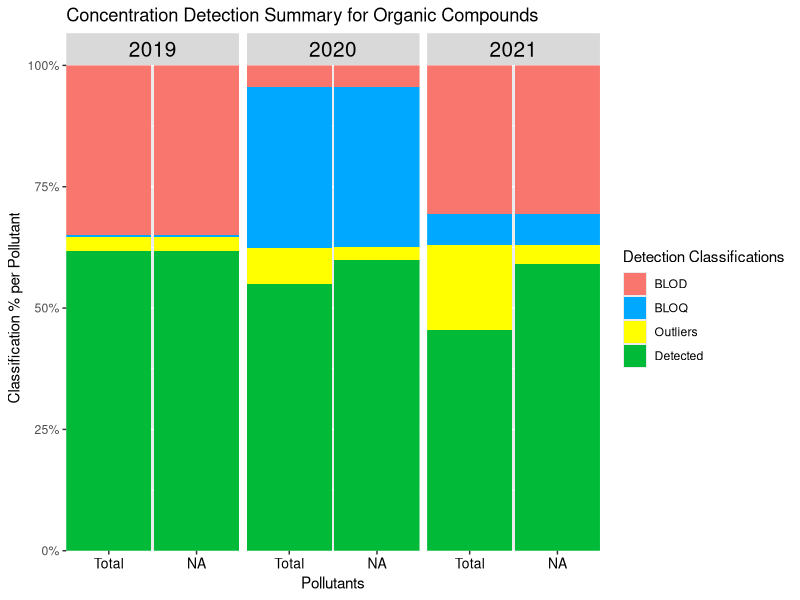
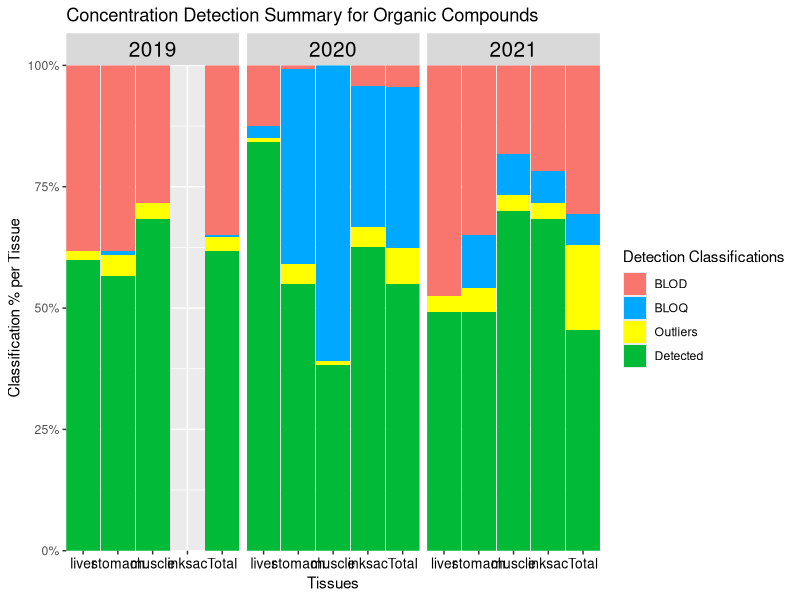
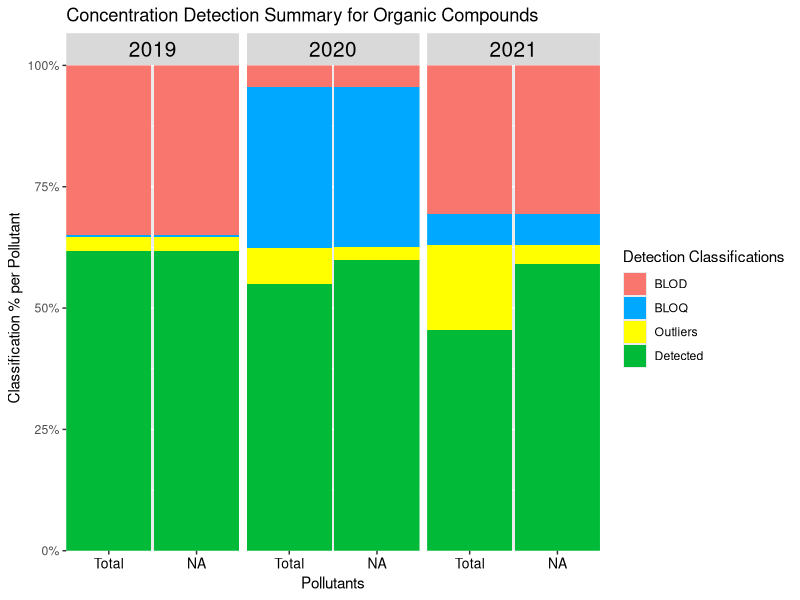
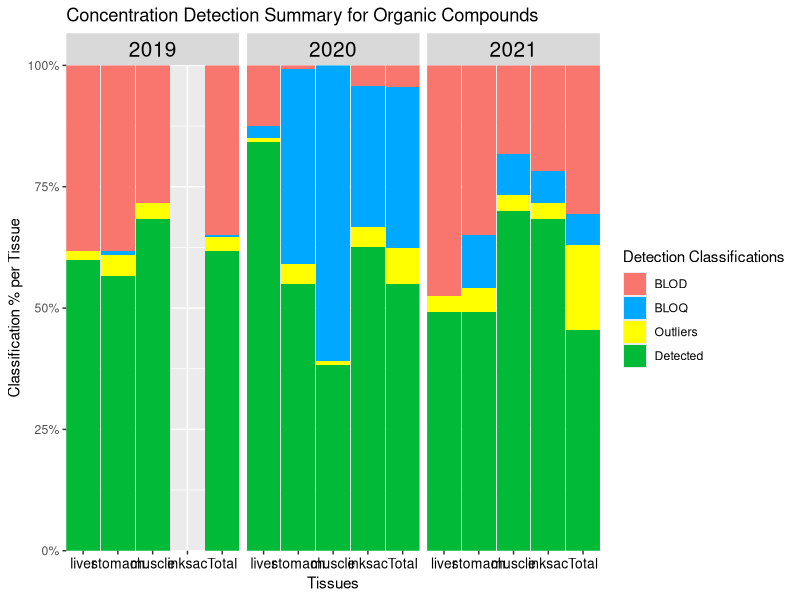

Source code (R) for these figures, in order:
#LOADING LIBRARIES----
library(ggplot2)  # For plotting graphs
library(grid) # for creating, modifying, and arranging graphical objects ("grobs") like text, lines, rectangles, and complex layouts.
library(dplyr) # for data manipulation
library(tidyr) # For a collection of R packages used for data manipulation and visualization.
library(stringr) # For String Manipulation
library(tibble) # for modern, user-friendly reimagining of data frames with better printing and subsetting features.
library(openxlsx) # for  reading, writing, and editing Excel files directly from R.



#Data Processor Function before doing analysis
#IT is recommended that the 'Keep_LOQ_values' argument remain as FALSE to remove all values below blank control (BB) or LOQ (BLOQ) to get a more accurate figure for the number of outliers within the dataset for the detection summary otherwise it will also classify values that are BB or BLOQ  as outliers leading to double counting.
process_dataset_for_detection_summary <- function(data, keep_LOQ_values=FALSE) {
  # Check if the dataset is Trace Metals.
  if (grepl("Metal", colnames(data)[16])) {
    
    # Processing for Trace Metals dataset
    data <- data %>%
      relocate(1:15, colnames(data)[16:25]) %>%
      mutate(across(4, ~ paste0(., ".")))  # Add "." to column 4
    
    # FUNCTIONS TO HELP MODIFY ID NUMBERS FOR FURTHER ANALYSIS (HM)
    ID_num_modifier <- function(x){#padding 0 to first two digits
      if (str_detect(substring(x[4],1,2),"\\.") == TRUE){ 
        modified_id=paste('0',substring(x[4],1,))
        modified_id<- gsub(" ", "",  modified_id)
        x[4] <- gsub(substring(x[4],1,), modified_id,  x[4])
      }
      return(x)
    }
    
    
    # Apply the 'ID_num_modifier' function and remove "." from the 'Area' column for data version 1 with numerical values as concentrationentrations
    data1 <- as.data.frame(t(apply(data, MARGIN = 1, ID_num_modifier)))
    data1$ID_num <- gsub("\\.", "", data1$ID_num)
    
    # Apply the 'ID_num_modifier' function and remove "." from the 'Area' column for data version 2 with classification groups (categorical values) representing concentration values
    data2 <- as.data.frame(t(apply(data, MARGIN = 1, ID_num_modifier)))
    data2$ID_num <- gsub("\\.", "", data2$ID_num)
    
    if(keep_LOQ_values == FALSE){
      cat("The LOQ values were replaced with 0.\n")
      # Replace "BLOQ" values with 0 in the relevant columns (16:25)
      data1[, 16:25] <- lapply(data1[, 16:25], gsub, pattern = ".*BLOQ.*", replacement = 0)
      data1[,c(16:25)] <- lapply(data1[,c(16:25)], gsub, pattern = ".*BB.*", replacement = 0)
      data1[,c(16:25)] <- lapply(data1[,c(16:25)], gsub, pattern = "^0$", replacement = 0)
      data1[,c(16:25)]  <- lapply(data1[,c(16:25)] , gsub, pattern = "N/A", replacement = 0)
      
      data2[,c(16:25)] <- lapply(data2[,c(16:25)], gsub, pattern = ".*BLOQ.*", replacement = 'BLOQ')
      data2[,c(16:25)] <- lapply(data2[,c(16:25)], gsub, pattern = ".*BB.*", replacement = 'BLOQ')
      data2[,c(16:25)] <- lapply(data2[,c(16:25)], gsub, pattern = "^0$", replacement = 'BLOD')
      data2[,c(16:25)]  <- lapply(data2[,c(16:25)] , gsub, pattern = "N/A", replacement = 'BLOD')
      data2[,c(16:25)] <- lapply(data2[,c(16:25)], gsub, pattern = "[0-9.]+", replacement = "Detected")
      return(list(dataset_with_numerical_values=data1, dataset_with_categorical_values=data2))
      
    }else{
      # Removing "BLOQ" and "BB" values in the relevant columns (16:25)
      data1[, 16:25] <- lapply(data1[, 16:25], gsub, pattern = " BLOQ", replacement = "")
      data1[,c(16:25)] <- lapply(data1[,c(16:25)], gsub, pattern = " BB", replacement = "")
      data1[,c(16:25)] <- lapply(data1[,c(16:25)], gsub, pattern = "^0$", replacement = 0)
      data1[,c(16:25)]  <- lapply(data1[,c(16:25)] , gsub, pattern = "N/A", replacement = 0)
      
      data2[,c(16:25)] <- lapply(data2[,c(16:25)], gsub, pattern = ".*BLOQ.*", replacement = 'BLOQ')
      data2[,c(16:25)] <- lapply(data2[,c(16:25)], gsub, pattern = ".*BB.*", replacement = 'BLOQ')
      data2[,c(16:25)] <- lapply(data2[,c(16:25)], gsub, pattern = "^0$", replacement = 'BLOD')
      data2[,c(16:25)]  <- lapply(data2[,c(16:25)] , gsub, pattern = "N/A", replacement = 'BLOD')
      data2[,c(16:25)] <- lapply(data2[,c(16:25)], gsub, pattern = "[0-9.]+", replacement = "Detected")
      
      process_with_user_input <- function() {
        # Ask the user if they want to keep LOQ values
        keep_loq <- readline(prompt = "Do you want to keep the original LOQ values? (yes/no): ")
        
        if (tolower(keep_loq) == "yes") {
          cat("You chose to keep LOQ values.\n")
          return("Keep LOQ") # Return a clear message indicating the choice
        } else if (tolower(keep_loq) == "no") {
          multiplier <- NA
          while (is.na(multiplier)) {
            user_input <- readline(prompt = "What number do you want to multiply the LOQ values by? ")
            multiplier <- suppressWarnings(as.numeric(user_input))
            
            if (is.na(multiplier)) {
              cat("Invalid input. Please enter a numeric value.\n")
            }
          }
          
          cat("You chose a multiplier of ", multiplier, ".\n")
          return(multiplier) # Return the chosen multiplier
        } else {
          cat("Invalid input. Please answer with 'yes' or 'no'.\n")
          return(NULL) # Return NULL for invalid input
        }
      }
      
      # To get user input for 
      user_choice <- process_with_user_input()
      
      # Modify "BLOQ" and "BB" values with userinput in the relevant columns (16:25)
      process_data <- function(data, multiplier) {
        # Validate user input
        if (is.na(multiplier)) {
          stop("Invalid multiplier. Please enter a numeric value.")
        }
        
        data1[, 16:25] <- lapply(16:25, function(index) {
          column <- data[[index]]  # Extract the column
          # Identify which values contain "BLOQ" or "BB"
          bloq_bb_mask <- grepl(" BLOQ| BB", column)
          # Remove "BLOQ" and "BB" text and convert to numeric
          cleaned_column <- suppressWarnings(as.numeric(gsub(" BLOQ| BB", "", column)))
          
          # Multiply only the masked values by the multiplier
          if (is.numeric(multiplier)) {
            cleaned_column[bloq_bb_mask] <- cleaned_column[bloq_bb_mask] * multiplier
          }
          
          # Return the updated column
          return(cleaned_column)
        })
        
        # Return the updated dataset
        return(list(dataset_with_numerical_values=data1, dataset_with_categorical_values=data2))
      }
      data1 <-process_data(data, user_choice)
      #return(list(dataset_with_numerical_values=data1, dataset_with_categorical_values=data2))
    }
    
  } else {
    # Processing for Organic Compounds dataset
    data <- data %>%
      relocate(Area, .after = ID_num) %>%
      mutate(across(4, ~ paste0(., ".")))  # Add "." to column 4
    
    # Convert column 6 to lowercase
    data[, 6] <- tolower(data[, 6])
    
    
    # FUNCTIONS TO HELP MODIFY ID NUMBERS FOR FURTHER ANALYSIS (HM)
    ID_num_modifier <- function(x){#padding 0 to first two digits
      if (str_detect(substring(x[4],1,2),"\\.") == TRUE){ 
        sk=paste('0',substring(x[4],1,))
        sk<- gsub(" ", "",  sk)
        x[4] <- gsub(substring(x[4],1,), sk,  x[4])
      }
      return(x)
    }
    
    # Apply the 'ID_num_modifier' function and remove "." from the 'Area' column for data version 1 with numerical values as concentrations
    data1 <- as.data.frame(t(apply(data, MARGIN = 1, ID_num_modifier)))
    data1$ID_num <- gsub("\\.", "", data1$ID_num)
    
    # Apply the 'ID_num_modifier' function and remove "." from the 'Area' column for data version 2 with classification groups representing concentration values
    data2 <- as.data.frame(t(apply(data, MARGIN = 1, ID_num_modifier)))
    data2$ID_num <- gsub("\\.", "", data2$ID_num)
    
    if(keep_LOQ_values == FALSE){
      cat("The LOQ values were replaced with 0.\n")
      # Replace "BLOQ", "N/A", and "0" values with 0 in the relevant columns (16:19)
      data1[, 16:19] <- lapply(data1[, 16:19], gsub, pattern = ".*BLOQ.*", replacement = 0)
      data1[, 16:19] <- lapply(data1[, 16:19], gsub, pattern = "N/A", replacement = 0)
      data1[, 16:19] <- lapply(data1[, 16:19], gsub, pattern = "^0$", replacement = 0)
      
      data2[,c(16:19)] <- lapply(data2[,c(16:19)], gsub, pattern = ".*BLOQ.*", replacement = 'BLOQ')
      data2[,c(16:19)] <- lapply(data2[,c(16:19)], gsub, pattern = "^0$", replacement = 'BLOD')
      data2[,c(16:19)]  <- lapply(data2[,c(16:19)] , gsub, pattern = "N/A", replacement = 'BLOD')
      data2[,c(16:19)] <- lapply(data2[,c(16:19)], gsub, pattern = "[0-9.]+", replacement = "Detected")
      
      return(list(dataset_with_numerical_values=data1, dataset_with_categorical_values=data2))
      
    }else{
      # Removing "BLOQ" and  values in the relevant columns (16:19)
      data1[, 16:19] <- lapply(data1[, 16:19], gsub, pattern = " BLOQ", replacement = "")
      data1[, 16:19] <- lapply(data1[, 16:19], gsub, pattern = "N/A", replacement = 0)
      data1[, 16:19] <- lapply(data1[, 16:19], gsub, pattern = "^0$", replacement = 0)
      
      data2[,c(16:19)] <- lapply(data2[,c(16:19)], gsub, pattern = ".*BLOQ.*", replacement = 'BLOQ')
      data2[,c(16:19)] <- lapply(data2[,c(16:19)], gsub, pattern = "^0$", replacement = 'BLOD')
      data2[,c(16:19)]  <- lapply(data2[,c(16:19)] , gsub, pattern = "N/A", replacement = 'BLOD')
      data2[,c(16:19)] <- lapply(data2[,c(16:19)], gsub, pattern = "[0-9.]+", replacement = "Detected")
      
      process_with_user_input <- function() {
        # Ask the user if they want to keep LOQ values
        keep_loq <- readline(prompt = "Do you want to keep LOQ values? (yes/no): ")
        
        if (tolower(keep_loq) == "yes") {
          cat("You chose to keep LOQ values.\n")
          return("Keep LOQ") # Return a clear message indicating the choice
        } else if (tolower(keep_loq) == "no") {
          multiplier <- NA
          
          while (is.na(multiplier)) {
            user_input <- readline(prompt = "What number do you want to multiply the LOQ values by? ")
            multiplier <- suppressWarnings(as.numeric(user_input))
            
            if (is.na(multiplier)) {
              cat("Invalid input. Please enter a numeric value.\n")
            }
          }
          
          cat("You chose a multiplier of ", multiplier, ".\n")
          return(multiplier) # Return the chosen multiplier
        } else {
          cat("Invalid input. Please answer with 'yes' or 'no'.\n")
          return(NULL) # Return NULL for invalid input
        }
      }
      
      # To get user input for 
      user_choice <- process_with_user_input()
      
      # Modify "BLOQ" and "BB" values with userinput in the relevant columns (16:25)
      process_data <- function(data, multiplier) {
        # Validate user input
        if (is.na(multiplier)) {
          stop("Invalid multiplier. Please enter a numeric value.")
        }
        data1[, 16:19] <- lapply(16:19, function(index) {
          column <- data[[index]]  # Extract the column
          # Identify which values contain "BLOQ" or "BB"
          bloq_bb_mask <- grepl(" BLOQ| BB", column)
          # Remove "BLOQ" and "BB" text and convert to numeric
          cleaned_column <- suppressWarnings(as.numeric(gsub(" BLOQ| BB", "", column)))
          
          # Multiply only the masked values by the multiplier
          if (is.numeric(multiplier)) {
            cleaned_column[bloq_bb_mask] <- cleaned_column[bloq_bb_mask] * multiplier
          }
          
          # Return the updated column
          return(cleaned_column)
        })
        # Return the updated dataset
        return(list(dataset_with_numerical_values=data1, dataset_with_categorical_values=data2))
      }
      data1 <-process_data(data, user_choice)
      #return(list(dataset_with_numerical_values=data1, dataset_with_categorical_values=data2))
    }
  }
}


# Data Processing for Trace Metals dataset
tracemetals_data <- read.csv("Squid_Concentration_Analysis/1-Data_Preprocessing/Final_Results_For_Analysis/Final_TMresults_mgkg.csv", header = TRUE)
datasets_for_trace_metals <- process_dataset_for_detection_summary(tracemetals_data, keep_LOQ_values = FALSE) 


# Data Processing for Organic Compounds dataset
organiccompounds_data <- read.csv("Squid_Concentration_Analysis/1-Data_Preprocessing/Final_Results_For_Analysis/Final_OCresults_mgkg.csv", header = TRUE)
datasets_for_organic_compounds <- process_dataset_for_detection_summary(organiccompounds_data, keep_LOQ_values = FALSE)




#HELPER FUNCTIONS FOR PROCESSING DATA

#This helper function iterates through the dataset_for_numerical_values_per_tissue by row in the concentration column. If the concentration is three times the mean of the other concentrations within that dataset then it is flagged as an outlier. It also counts the number of outliers for each tissue in each year. 
#x=dataset_for_numerical_values_per_tissue which has already been subsetted per pollutant 
#y=input_dataset_numerical_values which is the initial dataset loaded before being subsetted.
outliercheck <- function(x, y){
  if (grepl("Metal", colnames(y)[16])) {
    column_range <- 16:25
    z<-y
  }else{
    column_range <- 16:19
    z<-y
  }
  
  #preparing empty lists to store results
  list0 <- list()
  list0names <- c()
  count_outliers<- c()
  
  #For loop iterates over dataset_for_numerical_values_per_tissue to find outlier based on compliance check. It iterates over each value within that dataset and if the value is three times the mean of the other values within that dataset then it is flagged as an outlier.
  for (row in 1:nrow(x)){
    if((as.numeric(x[row,'concentration']))>(3*mean(as.numeric(x[-row,'concentration'])))){
      count_outliers <- append(count_outliers, 1)
      x[row,'outlier'] <- 'yes'
    }else{
      count_outliers <- append(count_outliers, 0)
      x[row,'outlier'] <- 'no'
    }
  }
  
  #This dataset gives the  number of outliers for each tissue per pollutant and labelled as outlier count.
  final_count_outliers <- sum(count_outliers)
  list0<-append(list(final_count_outliers),list0, 0)
  name0 <- paste("summarized_categorical_values_1", sep = "")
  list0names <- append(list0names,name0)
  
  #This dataset tells you which value within the subsetted dataset is considered an outlier based on the rules set.
  list0<-append(list(x),list0, 0)
  name0 <- paste("outlier_detection_dataset1", sep = "")
  list0names <- append(list0names,name0)
  
  
  #NEED TO RECHECK THIS BECAUSE I MIGHT NOT NEED IT
  list0<-append(list(z),list0, 0)
  name0 <- paste("partial_input_dataset", sep = "")
  list0names <- append(list0names,name0)
  
  #Returning list to be further processsed
  return(outlier_dataset_list=list0)
}


#This helper function iterates uses the data_list input and subsets both the numerical and categoral datasets per year, pollutant and tissue for detailed processing of data distribution which includes summarizing the data per year, tissue and pollutant to find out which and how many of the concentration values using the classification categories (detected, below limit of quantification (BLOQ) and below limit of detection (BLOD) and Below blank control (BB)). In addition it uses the outliercheck function to detect and summarize the number of outliers in each subsetted dataset and returns summarized dataframes showing the detected outlier values and final datasets where the outliers are removed or not based on the users preference. It also returns the summarized categorical dataset showing the number of values for each category per year, pollutant and tissue.
summarizing_and_subsetting_datasets <- function (x, y, classification_categories, status_levels, column_range){
  
  
  #LOADING INPUT DATASETS
  #Loading datasets from lists to be subsetted later for data distribution processing
  Subset_of_dataset_with_numerical_values <- x[,c(column_range,1,3,6)]
  Subset_of_dataset_with_categorical_values <- y[,c(column_range,1,3,6)]
  
  
  
  input_dataset_numerical_values<-x #saving the dataset_with_numerical_values as the input dataset for outliercheck and fiinal_dataset creation
  #print(input_dataset_numerical_values)
  
  #loading classification categories
  {if(!is.na(classification_categories[1]))category1<-(classification_categories[1])}
  {if(!is.na(classification_categories[2]))category2<-(classification_categories[2])}
  {if(!is.na(classification_categories[3]))category3<-(classification_categories[3])}
  
  
  #HOUSEKEEPING BEFORE PROCESSING
  #Getting column names from datasets
  column_names <- colnames(input_dataset_numerical_values)[column_range]
  
  
  
  #arranging tissues into a vector specifically to rank them accoriding to toxicity (from tissue with highest toxicity to lowest)
  tissues <- c('liver', 'stomach', 'muscle', 'inksac')
  
  #Saving years as levels for for loop
  years <- levels(factor(input_dataset_numerical_values[,3]))
  
  #Changing loaded datasets to long format for further processing
  long_dataset_with_categorical_values <- Subset_of_dataset_with_categorical_values %>% pivot_longer(all_of(column_names), names_to = "pollutant", values_to = "status")
  
  long_dataset_with_numerical_values_no_zero <- Subset_of_dataset_with_numerical_values %>% pivot_longer(all_of(column_names), names_to = "pollutant", values_to = "concentration")%>%subset(concentration !=0)
  
  
  #CREATING EMPTY DATAFRAMES
  #Empty dataframe to store the accumulated yearly total for the categorical values to be visualized later
  summarized_categorical_values_full <- data.frame(matrix(ncol=8, nrow = 0), check.names = FALSE)
  colnames(summarized_categorical_values_full)<-c('year', 'pollutant', 'Tissue', 'Total_N', classification_categories, 'Outliers')
  
  #Empty dataset for outlier detection using numerical dataset
  full_dataset_for_outlier_detection_using_numerical_values <- data.frame(matrix(ncol=5, nrow = 0), check.names = FALSE)
  colnames(full_dataset_for_outlier_detection_using_numerical_values)<-c('year','Tissue', 'pollutant', 'concentration', 'outlier')
  
  #Empty dataset for outlier count.
  summarized_categorical_values_1 <- data.frame(matrix(ncol=8, nrow = 0), check.names = FALSE)
  colnames(summarized_categorical_values_1)<-c('year', 'pollutant', 'Tissue', 'Total_N', classification_categories, 'Outliers')
  
  
  #Empty dataset for accumulated input dataset.
  full_input_dataset <- data.frame(matrix(ncol=ncol(input_dataset_numerical_values), nrow = 0), check.names = FALSE)
  colnames(full_input_dataset)<-colnames(input_dataset_numerical_values)
  
  
  
  #SUBSETTING INPUT DATASETS
  for (h in 1:length(years)){ 
    year <- years[h] 
    # This empty dataset was constructed to record the yearly total for the categorical values to be visualized later
    summarized_categorical_values_1 <- data.frame(matrix(ncol=8, nrow = 0), check.names = FALSE)
    colnames(summarized_categorical_values_1)<-c('year', 'pollutant', 'Tissue', 'Total_N', classification_categories, 'Outliers')
    
    #Empty dataframes for accumulated categirical data
    summarized_categorical_values_2_accumulated <- data.frame(matrix(ncol=8, nrow = 0), check.names = FALSE)
    colnames(summarized_categorical_values_2_accumulated)<-c('year', 'pollutant', 'Tissue', 'Total_N', classification_categories, 'Outliers')
    
    
    long_dataset_with_categorical_values_per_year <-as.data.frame(filter(long_dataset_with_categorical_values, Year==year))
    long_dataset_with_numerical_values_per_year<-as.data.frame(filter(long_dataset_with_numerical_values_no_zero, Year==year))
    
    # Used to subset categorical and numerical datasets per pollutant
    for (i in 1:length(column_names)) {
      pollutant_name <- column_names[i] 
      #Empty dataset for outlier detection using numerical dataset
      outlier_detection_using_numerical_values <- data.frame(matrix(ncol=5, nrow = 0), check.names = FALSE)
      colnames(outlier_detection_using_numerical_values) <-c('year','Tissue', 'pollutant', 'concentration', 'outlier')
      
      
      dataset_for_categorical_values_per_pollutant <-as.data.frame(filter(long_dataset_with_categorical_values_per_year, pollutant==pollutant_name))
      dataset_for_numerical_values_per_pollutant <-as.data.frame(filter(long_dataset_with_numerical_values_per_year, pollutant== pollutant_name))
      
      
      # Used to subset categorical and numerical datasets per tissue
      for(j in 1:length(tissues)){ 
        tissue_name <- tissues[j] 
        dataset_for_categorical_values_per_tissue<-as.data.frame(filter(dataset_for_categorical_values_per_pollutant, Tissue==tissue_name))
        dataset_for_numerical_values_per_tissue<-as.data.frame(filter(dataset_for_numerical_values_per_pollutant, Tissue==tissue_name)%>%mutate(outlier=NA))
        
        
        #summarizing dataset based on the count of each classification category with the final column as the sum of the outlier for the detected values using dataset_for_numerical_values_per_tissue   
        summarized_categorical_values_1[1,1] <- year
        summarized_categorical_values_1[1,2] <- pollutant_name
        summarized_categorical_values_1[1,3] <- tissue_name
        summarized_categorical_values_1[1,4] <- nrow(dataset_for_categorical_values_per_tissue)
        summarized_categorical_values_1[1,5] <- sum(str_count(dataset_for_categorical_values_per_tissue$status,category1))
        summarized_categorical_values_1[1,6] <- sum(str_count(dataset_for_categorical_values_per_tissue$status,fixed(category2)))
        summarized_categorical_values_1[1,7] <- sum(str_count(dataset_for_categorical_values_per_tissue$status,category3))
        # This "if function" is mainly used to accommodate datasets after being subsetted for tissue with at least one or no entries. for example; inksac in 2019.
        if(nrow(dataset_for_numerical_values_per_tissue)>1){
          summarized_categorical_values_1[1,8] <- outliercheck(x=dataset_for_numerical_values_per_tissue, y=input_dataset_numerical_values)[[1]]
          outlier_detection_dataset1 <- outliercheck(x=dataset_for_numerical_values_per_tissue, y=input_dataset_numerical_values)[[2]]
          outlier_detection_using_numerical_values <- rbind(outlier_detection_using_numerical_values, outlier_detection_dataset1)
          partial_input_dataset <- outliercheck(x=dataset_for_numerical_values_per_tissue, y=input_dataset_numerical_values)[[3]]
          full_input_dataset <- rbind(full_input_dataset, partial_input_dataset)
        
        }else{ #If the number of rows for dataset_for_numerical_values_per_tissue is less than 1 then we run below code
          summarized_categorical_values_1[1,8] <- 0 #put 0 for last column in summarized_categorical_values_1 dataset
 
          #Reconstruct the dataset_for_numerical_values_per_tissue to record the dearth in data for this tissue.
          dataset_for_numerical_values_per_tissue[ 1,'Year'] <- paste(year)
          dataset_for_numerical_values_per_tissue[ 1,'pollutant'] <- paste(pollutant_name)
          dataset_for_numerical_values_per_tissue[ 1,'Tissue'] <- paste(tissue_name)
          
          #If the dataset_for_numerical_values_per_tissue has atleast 1 row then we just keep the concentration
          if(nrow(dataset_for_numerical_values_per_tissue)==1){
            dataset_for_numerical_values_per_tissue[1,'concentration'] <- paste(dataset_for_numerical_values_per_tissue[,'concentration'])
          }else{ #If the dataset_for_numerical_values_per_tissue has no rows then we put the concentration as 0
            dataset_for_numerical_values_per_tissue[ 1,'concentration'] <- 0 
          }
          #Whether the dataset_for_numerical_values_per_tissue has 1 or no rows then we record in the last column that there are no outliers sinc there will be no other values to compare that one value of no values with.
          dataset_for_numerical_values_per_tissue[ 1,'outlier'] <- 'no'
          
          #Accumulating the dataset_for_numerical_values_per_tissue for a final dataset for all tissues
          outlier_detection_using_numerical_values <- rbind(outlier_detection_using_numerical_values, dataset_for_numerical_values_per_tissue)
          
        }
        #Accumulating the summarized_categorical_values_1 dataset for a final dataset for all tissues
        summarized_categorical_values_2_accumulated <- rbind(summarized_categorical_values_2_accumulated,summarized_categorical_values_1)
        
      } #Tissue
      #Accumulating the outlier_detection_using_numerical_values dataset for a final dataset for all tissues
      
      full_dataset_for_outlier_detection_using_numerical_values <- rbind(full_dataset_for_outlier_detection_using_numerical_values, outlier_detection_using_numerical_values)
      
      
    }# pollutants
    summarized_categorical_values_full <- rbind(summarized_categorical_values_full,summarized_categorical_values_2_accumulated)
    
    summarized_categorical_values_yearly_total <- data.frame(matrix(ncol=8, nrow = 0), check.names = FALSE)
    colnames(summarized_categorical_values_yearly_total)<-c('year', 'pollutant', 'Tissue', 'Total_N',classification_categories, 'Outliers')
    
    #summarizing datasets based on the count of each classification category using the long_dataset_with_categorical_values_per_year for the yearly categorical values 
    summarized_categorical_values_yearly_total[1,1] <- year
    summarized_categorical_values_yearly_total[1,2] <- 'Total'
    summarized_categorical_values_yearly_total[1,3] <- 'Total'
    summarized_categorical_values_yearly_total[1,4] <- nrow(long_dataset_with_categorical_values_per_year) 
    summarized_categorical_values_yearly_total[1,5] <- sum(str_count(long_dataset_with_categorical_values_per_year$status,category1))
    summarized_categorical_values_yearly_total[1,6] <- sum(str_count(long_dataset_with_categorical_values_per_year$status,fixed(category2)))
    summarized_categorical_values_yearly_total[1,7] <- sum(str_count(long_dataset_with_categorical_values_per_year$status,category3))
    summarized_categorical_values_yearly_total[1,8] <- sum(as.numeric(summarized_categorical_values_full$Outliers))
    #Accumulating the summarized_categorical_values_yearly_total for each year into one dataset.
    summarized_categorical_values_full <- rbind(summarized_categorical_values_full, summarized_categorical_values_yearly_total)
  } #years
  summarized_categorical_values_full1 <- summarized_categorical_values_full
  
  for(row in 1:nrow(summarized_categorical_values_full1)) {
    summarized_categorical_values_full1[row,'Detected'] <- summarized_categorical_values_full1[row,'Detected']-summarized_categorical_values_full1[row,'Outliers']
  }
  status_levels<- status_levels
  final_dataset_categorical_values<- summarized_categorical_values_full1 %>% pivot_longer(all_of(status_levels), names_to = "status", values_to = "values")
  
  
  
  final_dataset_for_plotting_by_tissue <- final_dataset_categorical_values %>%group_by(status, Tissue,pollutant, year) %>%mutate(Percentage = (values/Total_N)* 100) #correct (status, Tissue,pollutant, year)
  
  
  final_dataset_for_plotting_by_pollutants <- final_dataset_categorical_values %>%
    filter(!(Tissue == "inksac" & year == 2019)) %>%  # Remove rows with inksacs and 2019
    group_by(status,pollutant, year) %>%
    mutate(Percentage = (values / Total_N) * 100)
  
  final_dataset_for_plotting_by_tissue[is.na(final_dataset_for_plotting_by_tissue) | final_dataset_for_plotting_by_tissue < 0] = 0
  
  final_dataset_for_plotting_by_pollutants[is.na(final_dataset_for_plotting_by_pollutants) | final_dataset_for_plotting_by_pollutants < 0] = 0

  
  print('Below are the final results from summarizing_and_subsetting_datasets function')
  cat("\n")
  print('This dataset is called summarized_categorical_values_full')
  print(head(summarized_categorical_values_full,10))
  cat("\n")
  cat("\n")
  print('This dataset is called outlier_detection_using_numerical_value')
  print(head(outlier_detection_using_numerical_values,10))
  cat("\n")
  cat("\n")
  print('This dataset is called final_dataset_for_plotting_by_tissues')
  print(head(as.data.frame(final_dataset_for_plotting_by_tissue),10))
  cat("\n")
  cat("\n")
  print('This dataset is called final_dataset_for_plotting_by_pollutants')
  print(head(as.data.frame(final_dataset_for_plotting_by_pollutants),10))
  
  return(list (detection_summary_count=summarized_categorical_values_full, full_dataset_for_outlier_detection_using_numerical_values=full_dataset_for_outlier_detection_using_numerical_values,input_dataset_numerical_values=input_dataset_numerical_values, final_dataset_for_plotting_by_tissue=final_dataset_for_plotting_by_tissue, final_dataset_for_plotting_by_pollutants=final_dataset_for_plotting_by_pollutants))
}


#This helper function iterates through the outlier_detection_using_numerical_values dataset by row. If the outlier column says yes then it picks out the pollutant for that row to match it with the column name from the input_dataset_numerical_values. When it matches based on the same ID, Year and Tissues and if the user chooses keep the outliers in the dataset, they can do so or replace the outliers with 0 and return a new dataset.
#x=outlier_detection_using_numerical_values 
#y=input_dataset_numerical_values
final_dataset_numerical_values <- function(data_list, keep_outliers, column_range){
  
  #LOADING DATASETS FOR PROCESSING 
  outlier_detection_using_numerical_values <-data_list$full_dataset_for_outlier_detection_using_numerical_values
  input_dataset_numerical_values <-data_list$input_dataset_numerical_values
  #FOR LOOP USED TO PROCESS FINAL DATASET
  for (value in 1:nrow(outlier_detection_using_numerical_values)){
    if(outlier_detection_using_numerical_values[value,'outlier']=='yes'){
      contaminant <- unique(outlier_detection_using_numerical_values[value,'pollutant'])
      for(column_index in 1:length(column_range)){
        if(colnames(input_dataset_numerical_values)[column_index+15]!= contaminant){
          next
        }else{
          for (row in 1:nrow(input_dataset_numerical_values)){
            if(outlier_detection_using_numerical_values[value,'ID']==input_dataset_numerical_values[row,'ID'] & outlier_detection_using_numerical_values[value,'Year']==input_dataset_numerical_values[row,'Year'] & outlier_detection_using_numerical_values[value,'Tissue']==input_dataset_numerical_values[row,'Tissue']){
              if (keep_outliers == FALSE){
                input_dataset_numerical_values[row,column_index+15] <- 0
                final_dataset_for_numerical_values <- input_dataset_numerical_values
              }else{
                input_dataset_numerical_values[row,column_index+15]<-input_dataset_numerical_values[row,column_index+15]
                final_dataset_for_numerical_values <- input_dataset_numerical_values
                
              }
              
              final_dataset_for_numerical_values <- input_dataset_numerical_values
            }else{ #If the IDs, Year and Tissue are not equal to each other then it goes to the value in the input_dataset_numerical_values until the IDs, Year and Tissue match up with those from the outlier_detection_using_numerical_values
              next
            }
          }
        }
      }
    }else{ #If outlier is not equal to 'yes' then it goes to the next value 
      next
    }
    
  }
  return(final_dataset_for_numerical_values)
}


#This helper function plots the data distribution for visualization purposes.
visualization <- function(data_list1){
  
  #LOADING DATASET FOR PLOTTING
  final_dataset_for_plotting_by_tissue <- data_list1$final_dataset_for_plotting_by_tissue #Loading dataset for plotting distribution by tissues
  
  final_dataset_for_plotting_by_pollutants <- data_list1$final_dataset_for_plotting_by_pollutants #Loading dataset for plotting distribution by pollutants
  
  #Preparing empty lists to store results
  list0 <- list()
  list0names <- c()
  
  #Used to create plots
  if (grepl("Metal", final_dataset_for_plotting_by_pollutants[1,'pollutant'])) {
    status_levels<- c('BLOD','BLOQ','Outliers','Detected')
    Colors <-setNames( c('#F8766D','#00A9FF','yellow','#00BA38'),status_levels)
    pollutant_levels <- c("Metal_A","Metal_B","Metal_C","Metal_D","Metal_E","Metal_F","Metal_G","Metal_H","Metal_I","Metal_J", "Total")
    
    plot_pollutants <-ggplot(final_dataset_for_plotting_by_pollutants, aes(x = factor(pollutant, levels = pollutant_levels), y = Percentage, fill= factor(status, levels = status_levels))) + geom_bar(stat="summary", width=0.97) + scale_fill_manual(values=Colors)+
      coord_cartesian(expand = FALSE)+
      labs(title = paste('Concentration Detection Summary for Trace Metals',sep =" "),
           y = "Classification % per Pollutant", x = "Pollutants", fill= 'Detection Classifications')+
      #scale_fill_manual(values=Colors)+
      scale_y_continuous(labels = function(x) paste0(x, "%"))+
      facet_wrap(vars(year), scales ="free_x", ncol=3, drop = FALSE)+ theme(strip.text = element_text(size = 15, colour = 'black'), axis.text.x = element_text(size = 10, colour = 'black'))
    print(plot_pollutants)
    list0<-append(list(plot_pollutants),list0, 0)
    name0 <- paste("Concentration Detection Summary using pollutants", sep = "")
    list0names <- append(list0names,name0)
    
    status_levels<- c('BLOD','BLOQ','Outliers','Detected')
    Colors <-setNames( c('#F8766D','#00A9FF','yellow','#00BA38'),status_levels)
    tissue_levels <- c("liver","stomach","muscle","inksac","Total")
    plot_tissues <-ggplot(final_dataset_for_plotting_by_tissue, aes(x = factor(Tissue, levels = tissue_levels), y = Percentage, fill= factor(status, levels = status_levels))) + geom_bar(stat="summary", width=0.97) + scale_fill_manual(values=Colors)+
      coord_cartesian(expand = FALSE)+
      labs(title = paste('Concentration Detection Summary for Trace Metals',sep =" "),
           y = "Classification % per Tissue", x = "Tissues", fill= 'Detection Classifications')+
      #scale_fill_manual(values=Colors)+
      scale_y_continuous(labels = function(x) paste0(x, "%"))+
      facet_wrap(vars(year), scales ="free_x", ncol=3, drop = FALSE)+ theme(strip.text = element_text(size = 15, colour = 'black'), axis.text.x = element_text(size = 10, colour = 'black'))
    print(plot_tissues)
    list0<-append(list(plot_tissues),list0, 0)
    name0 <- paste("Concentration Detection Summary using tissues", sep = "")
    list0names <- append(list0names,name0)
  }else{
    status_levels<- c('BLOD','BLOQ','Outliers','Detected')
    Colors <-setNames( c('#F8766D','#00A9FF','yellow','#00BA38'),status_levels)
    pollutant_levels <- c("Adipic_acid","Caprolactam","Chlorpyrifos","Ibuprofen","Total")
    
    plot_pollutants <-ggplot(final_dataset_for_plotting_by_pollutants, aes(x = factor(pollutant, levels = pollutant_levels), y = Percentage, fill= factor(status, levels = status_levels))) + geom_bar(stat="summary", width=0.97) + scale_fill_manual(values=Colors)+
      coord_cartesian(expand = FALSE)+
      labs(title = paste('Concentration Detection Summary for Organic Compounds',sep =" "),
           y = "Classification % per Pollutant", x = "Pollutants", fill= 'Detection Classifications')+
      #scale_fill_manual(values=Colors)+
      scale_y_continuous(labels = function(x) paste0(x, "%"))+
      facet_wrap(vars(year), scales ="free_x", ncol=3, drop = FALSE)+ theme(strip.text = element_text(size = 15, colour = 'black'), axis.text.x = element_text(size = 10, colour = 'black'))
    print(plot_pollutants)
    list0<-append(list(plot_pollutants),list0, 0)
    name0 <- paste("Concentration Detection Summary using pollutants", sep = "")
    list0names <- append(list0names,name0)
    
    status_levels<- c('BLOD','BLOQ','Outliers','Detected')
    Colors <-setNames( c('#F8766D','#00A9FF','yellow','#00BA38'),status_levels)
    tissue_levels <- c("liver","stomach","muscle","inksac","Total")
    plot_tissues <-ggplot(final_dataset_for_plotting_by_tissue, aes(x = factor(Tissue, levels = tissue_levels), y = Percentage, fill= factor(status, levels = status_levels))) + geom_bar(stat="summary", width=0.97) + scale_fill_manual(values=Colors)+
      coord_cartesian(expand = FALSE)+
      labs(title = paste('Concentration Detection Summary for Organic Compounds',sep =" "),
           y = "Classification % per Tissue", x = "Tissues", fill= 'Detection Classifications')+
      #scale_fill_manual(values=Colors)+
      scale_y_continuous(labels = function(x) paste0(x, "%"))+
      facet_wrap(vars(year), scales ="free_x", ncol=3, drop = FALSE)+ theme(strip.text = element_text(size = 15, colour = 'black'), axis.text.x = element_text(size = 10, colour = 'black'))
    print(plot_tissues)
    list0<-append(list(plot_tissues),list0, 0)
    name0 <- paste("Concentration Detection Summary using tissues", sep = "")
    list0names <- append(list0names,name0)
  }  
  
  names(list0) <- list0names
  return(data_distribution_plots=list0)
}


#This main Function incorporates all the previous functions to help  process the data and create the tables and graphs needed to visualize and interpret the data distribution. The keep_outliers argument is for the final updated dataset. If it is 'FALSE' then it replaces the outliers with 0 in the updated final dataset. If 'TRUE' then it keeps the outliers. 
detection_summary <- function(data_list, keep_outliers){
  
  dataset_with_categorical_values <- data_list$dataset_with_categorical_values
  dataset_with_numerical_values <- data_list$dataset_with_numerical_values
  
  keep_outliers
  
  x <- data_list$dataset_with_categorical_values
  
  if (grepl("Metal", colnames(x)[16])) {
    
    column_range <- 16:25
    
    classification_categories <- c('BLOD',"BLOQ",'Detected')
    
    status_levels <- c('BLOD',"BLOQ", 'Outliers', 'Detected')
    
    data_list1 <- summarizing_and_subsetting_datasets(dataset_with_numerical_values, dataset_with_categorical_values, classification_categories, status_levels, column_range)
    
    new_dataset <- final_dataset_numerical_values(data_list1, keep_outliers, column_range)
    
    graph <- visualization (data_list1)
    
  }else{
    
    column_range <- 16:19
    
    classification_categories <- c('BLOD',"BLOQ",'Detected')
    
    status_levels <- c('BLOD',"BLOQ", 'Outliers', 'Detected')
    
    #Loading datasets from lists to be subsetted later for data distribution processing
    dataset_with_categorical_values <- data_list$dataset_with_categorical_values
    dataset_with_numerical_values <- data_list$dataset_with_numerical_values
    
    data_list1 <- summarizing_and_subsetting_datasets(x=dataset_with_numerical_values, y=dataset_with_categorical_values, classification_categories, status_levels, column_range)
    
    new_dataset <- final_dataset_numerical_values(data_list1, keep_outliers, column_range)
    
    graph <- visualization (data_list1)
    
  }
  return(list (summarized_and_subsetted_datasets=data_list1, #summarized and subsetted the datasets finding the outliers and counting the classification categories for each pollutant in each year and for each tissue.  
               updated_dataset_of_numerical_values=new_dataset, #if outliers are chosen to be removed then all the outliers in the updated dataset will be zero
               detection_summary_graph=graph))
}

detection_summaries <- detection_summary(datasets_for_organic_compounds, keep_outliers=TRUE)

#Below code saves multiple plots into individual PNG files. It loops through the list of plots and and for each plot it extracts its name, and the plot then saves it in one .png file using grid.draw()
save_graphs <- function(graph_list) {
  
  # Extract pollutant types from the first available plot
  
  plot_data <- graph_list[["detection_summary_graph"]][["Concentration Detection Summary using pollutants"]][[1]]
  
  pollutant_types <- unique(plot_data$pollutant) 
  
  
  # Define the folder where you want to save the PNG files 
  if (any(grepl("Metal", pollutant_types))) {
    output_folder <- file.path("/Users/mrnobody/Documents/GitHub/Squid_Fest/Squid_Concentration_Analysis/2-Detection_summary/Detection_summary_plots/Trace_metals")
  }else{
    output_folder <- file.path("/Users/mrnobody/Documents/GitHub/Squid_Fest/Squid_Concentration_Analysis/2-Detection_summary/Detection_summary_plots/Organic_compounds")  
  }
  
  # Create the folder if it doesn't exist
  if (!dir.exists(output_folder)) {
    dir.create(output_folder)
  }
  
  #Getting plot names
  plot_names <- graph_list[["detection_summary_graph"]]

  # Loop through actual ggplot objects in graph_list
  for (plot_name in names(plot_names)) {
    plot_object <- graph_list[["detection_summary_graph"]][[plot_name]]
    
    # In case it's wrapped in a list like graph_list$X$graph
    if (is.list(plot_object) && inherits(plot_object[[1]], "gg")) {
      plot_object <- plot_object[[1]]
    }
    
    if (!inherits(plot_object, "gg")) {
      cat("⚠️ Skipping", plot_name, "- not a ggplot object.\n")
      next
    }
    
    # Use tryCatch to handle all errors
    tryCatch({
      # Create output file path
      output_path <- file.path(output_folder, paste0(plot_name, ".png"))
      
      # Save PNG
      png(output_path, width = 1400, height = 800)
      
      #Converts the ggplot object into a "grob" (graphical object) then draws it on a PNG to use all available space.
      grid.draw(ggplotGrob(plot_object))
      
      dev.off()
      cat("Saved:", output_path, "\n")
      
    }, error = function(e) {
      cat("⚠️ Error in", plot_name, ":", e$message, "\n")
    })
  }
}

#Calling save_graphs function:
save_graphs(detection_summaries)


library(openxlsx)

# Extract detection summary dataframe
df <- detection_summaries[["summarized_and_subsetted_datasets"]][["detection_summary_count"]]

# Extract pollutant types from the first available plot
table_data <- detection_summaries[["summarized_and_subsetted_datasets"]][["detection_summary_count"]][[2]]
pollutant_types <- unique(table_data)

# Determine output path based on pollutant type
if (any(grepl("Metal", pollutant_types))) {
  file_path <- "Squid_Concentration_Analysis/2-Detection_summary/Detection_summary_plots_and_tables/Trace_metals/detection_summary_count_tm.xlsm"
} else {
  file_path <- "Squid_Concentration_Analysis/2-Detection_summary/Detection_summary_plots_and_tables/Organic_compounds/detection_summary_count_oc.xlsm"
}

# Sheet name to replace
sheet_name <- "summary"

# Load or create workbook
if (file.exists(file_path)) {
  wb <- loadWorkbook(file_path)
  
  if (tolower(sheet_name) %in% tolower(names(wb))) {
    removeWorksheet(wb, sheet_name)
  }
  addWorksheet(wb, sheet_name)
} else {
  wb <- createWorkbook()
}

# Add new sheet and write data
addWorksheet(wb, sheet_name)
writeData(wb, sheet_name, df)

# Save workbook (macros are preserved if .xlsm already existed)
saveWorkbook(wb, file = file_path, overwrite = TRUE)
